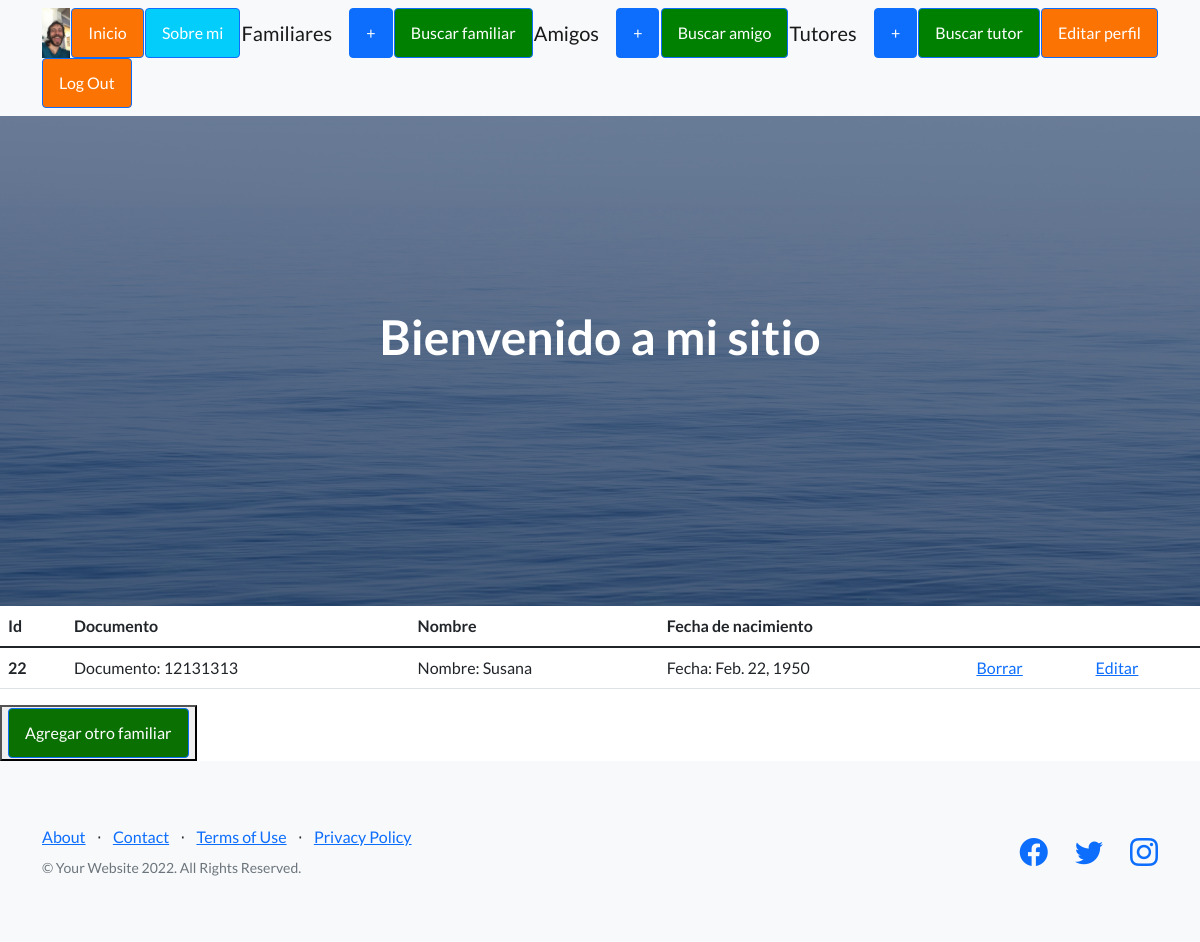
Page /Axel_app/lista_familiares (signed in) on the earlier database version.
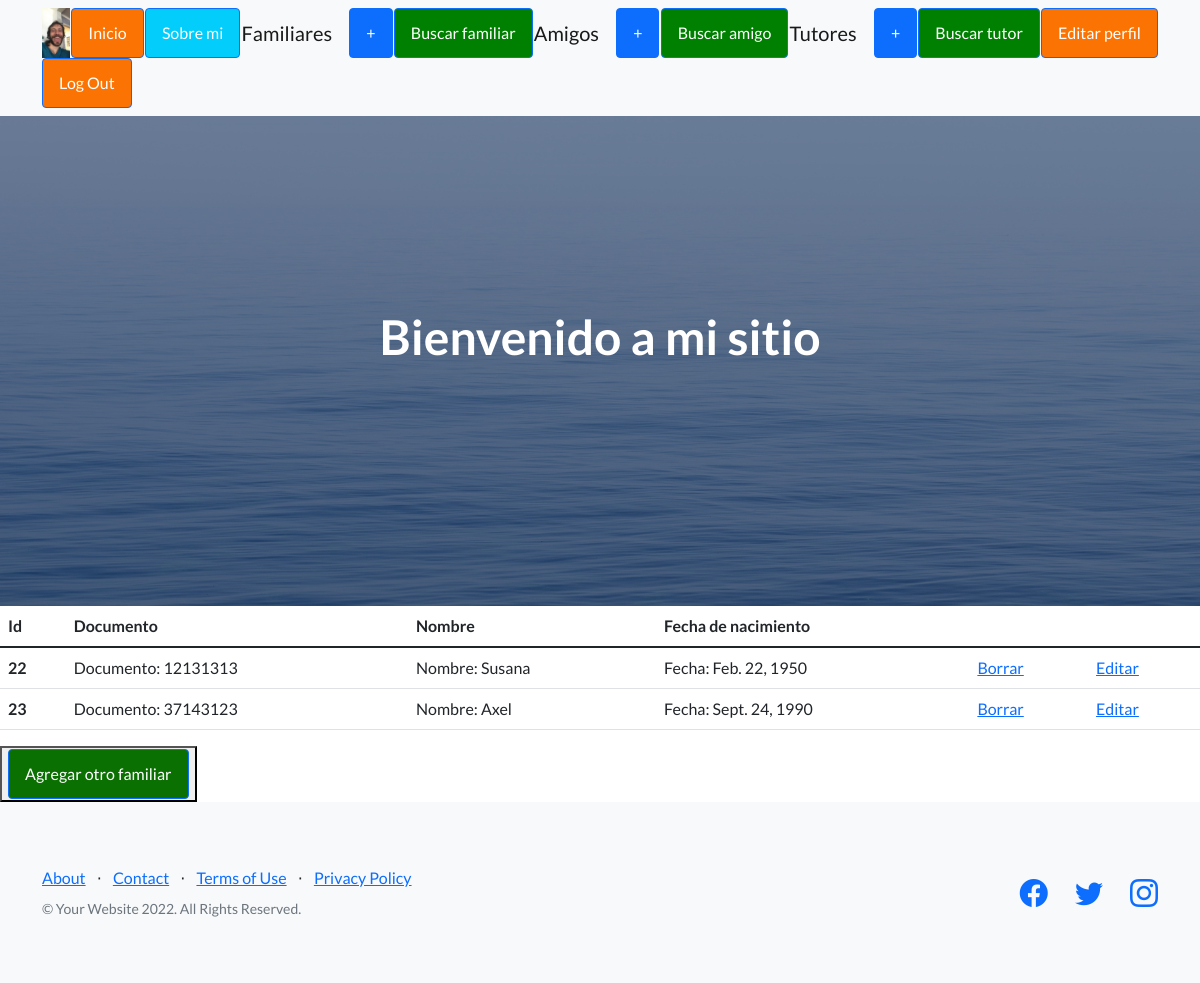
Same page on the later database version.
### Axel_app/models.py (models this page shows, shortened)
class Familiares(models.Model):
    documento = models.IntegerField()
    nombre = models.CharField(max_length=30)
    fecha = models.DateField()

### Axel_app/views.py (the view)
# urls.py: path("lista_familiares", views.lista_familiares, name='familiares'),
@login_required
def lista_familiares(request):
    lista_familiares = Familiares.objects.all()
    avatares = Avatar.objects.filter(user=request.user.id)
    if avatares:
        datos_dicc = {"datos":lista_familiares, "url":avatares[0].imagen.url}
    else:
        default = '/static/Axel_app/images/standard_profile.jpg'
        datos_dicc = {"datos":lista_familiares, "url":default}
    return render(request, "plantilla_familiares.html", datos_dicc)

### Axel_app/templates/plantilla_familiares.html (shortened to what this page needs)
{% extends "padre.html" %}
{% load static %}
{% block contenido %}
<main>
    <table class="table">
        <thead>
          <tr>
            <th scope="col">Id</th>
            <th scope="col">Documento</th>
            <th scope="col">Nombre</th>
            <th scope="col">Fecha de nacimiento</th>
          </tr>
        </thead>
        <tbody>
            <tr>
                {% for n in datos %}
                <th scope="row">{{n.id}}</th>
                <td>Documento: {{n.documento}} </td>
                <td>Nombre: {{n.nombre}} </td>
                <td>Fecha: {{n.fecha}} </td>
                <td><a href="{% url 'borrar_familiar' n.id %}">Borrar</a></td>
                <td><a href="{% url 'editar_familiar' n.id %}">Editar</a></td>
            </tr>
            {% endfor %}
        </tbody>
      </table>
    <button>
      <a class="btn btn-primary" href="{% url 'alta_familiares' %}" style="background-color: rgb(10, 112, 1);">Agregar otro familiar</a>
    </button>
</main>
{% endblock %}

Differences in the rows shown:
added Familiares: id "23", documento "37143123", nombre "Axel", fecha "Sept. 24, 1990"
